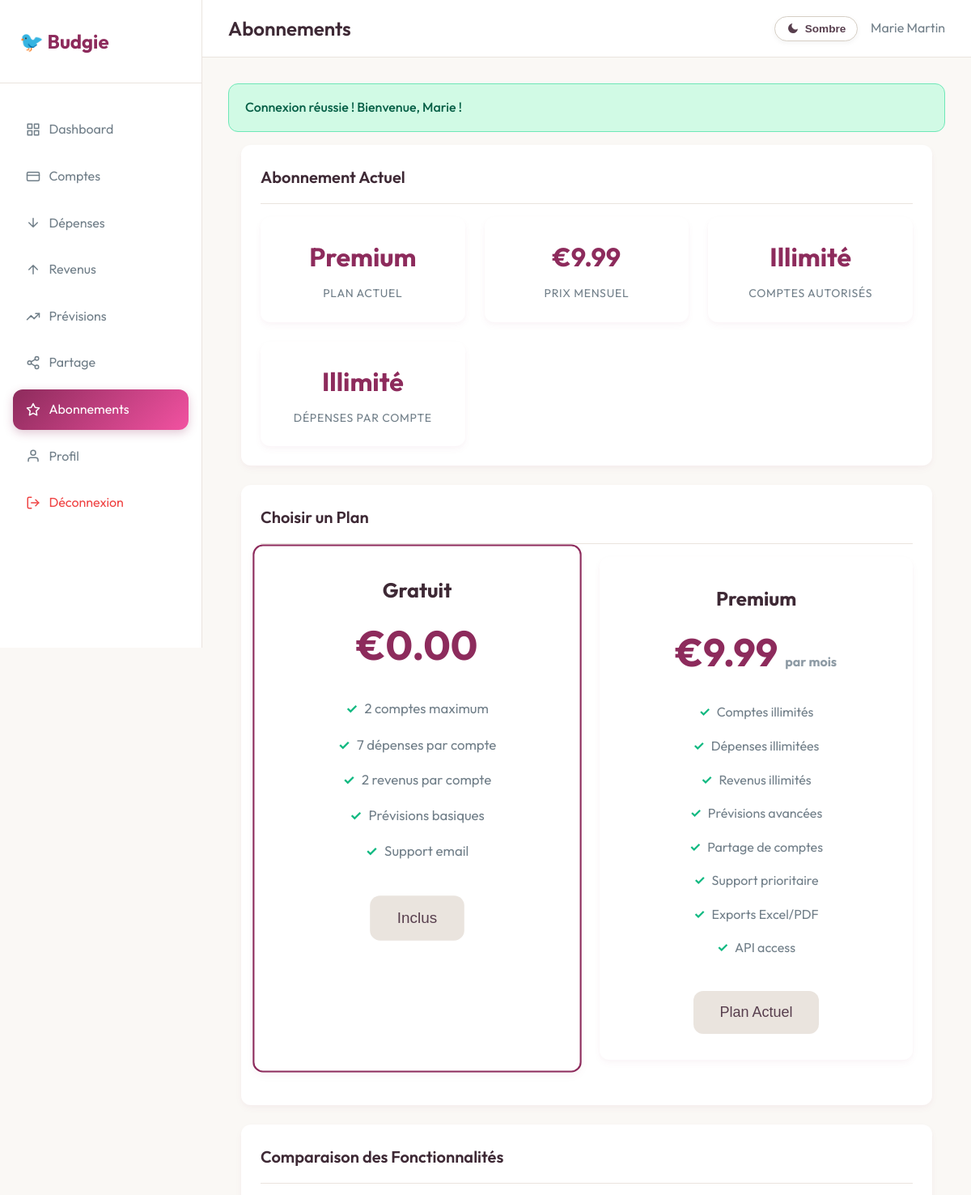
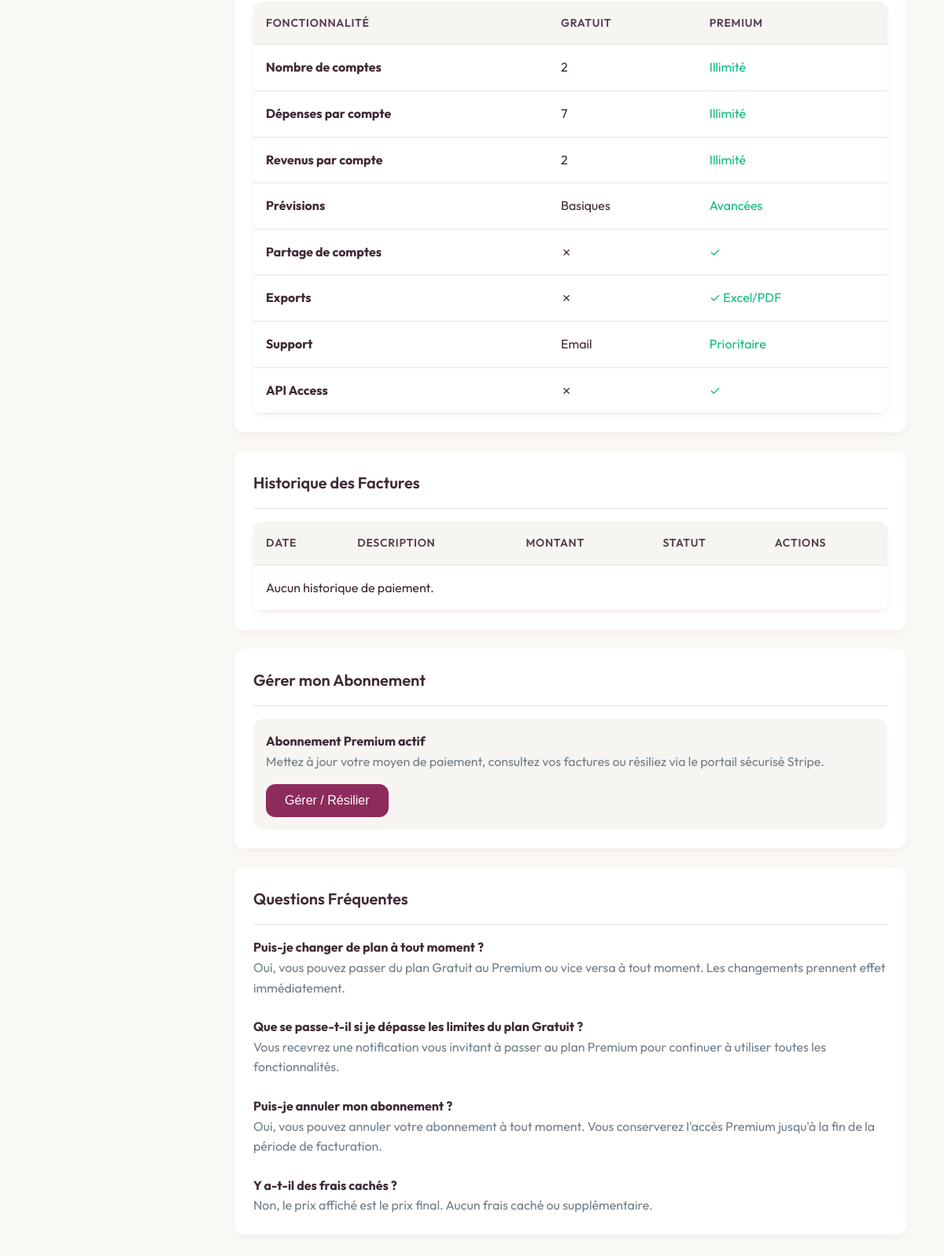
The app's page /public/subscriptions.php (signed in) with its own data (2 pictures, top to bottom).
### tables this page shows
CREATE TABLE users (
    id INT PRIMARY KEY AUTO_INCREMENT,
    first_name VARCHAR(100) NOT NULL,
    last_name VARCHAR(100) NOT NULL,
    email VARCHAR(190) UNIQUE NOT NULL,
    password_hash VARCHAR(255) NOT NULL,
    subscription_type ENUM('free', 'premium') DEFAULT 'free',
    role ENUM('user', 'admin') NOT NULL DEFAULT 'user',
    subscription_start_date DATETIME NULL,
    subscription_end_date DATETIME NULL,
    stripe_customer_id VARCHAR(255) NULL,
    stripe_subscription_id VARCHAR(255) NULL,
    created_at TIMESTAMP DEFAULT CURRENT_TIMESTAMP,
    updated_at TIMESTAMP DEFAULT CURRENT_TIMESTAMP ON UPDATE CURRENT_TIMESTAMP,
    last_login TIMESTAMP NULL,
    status ENUM('active', 'inactive', 'suspended') DEFAULT 'active',
    email_verified_at TIMESTAMP NULL DEFAULT NULL
);

### src/config/database.php (called while the page is built, shortened)
<?php
class Database {
    private string $host;
    private string $port;
    private string $db_name;
    private string $username;
    private string $password;
    private static ?PDO $conn = null;
    public function __construct() {
        $this->host     = defined('DB_HOST') ? DB_HOST : ($_ENV['DB_HOST'] ?? '127.0.0.1');
        $this->port     = defined('DB_PORT') ? DB_PORT : ($_ENV['DB_PORT'] ?? '3306');
        $this->db_name  = defined('DB_NAME') ? DB_NAME : ($_ENV['DB_NAME'] ?? 'budgie_db');
        $this->username = defined('DB_USER') ? DB_USER : ($_ENV['DB_USER'] ?? 'root');
        $this->password = defined('DB_PASS') ? DB_PASS : ($_ENV['DB_PASS'] ?? '');
    }
    public function getConnection(): PDO {
        if (self::$conn !== null) {
            return self::$conn;
        }
        try {
            self::$conn = new PDO(
                "mysql:host={$this->host};port={$this->port};dbname={$this->db_name};charset=utf8mb4",
                $this->username,
                $this->password,
                [
                    PDO::ATTR_ERRMODE            => PDO::ERRMODE_EXCEPTION,
                    PDO::ATTR_DEFAULT_FETCH_MODE => PDO::FETCH_ASSOC,
                    PDO::ATTR_EMULATE_PREPARES   => false,
                    PDO::MYSQL_ATTR_INIT_COMMAND => "SET NAMES utf8mb4",
                ]
            );
        } catch (PDOException $e) {
            error_log("Database connection error: " . $e->getMessage());
            throw new Exception("Database connection failed");
        }
        return self::$conn;
    }
}
function getDB(): PDO {
    static $db = null;
    if ($db === null) {
        $db = new Database();
    }
    return $db->getConnection();
}
function executeQuery(string $sql, array $params = []): PDOStatement {
    try {
        $pdo  = getDB();
        $stmt = $pdo->prepare($sql);
        $stmt->execute($params);
        return $stmt;
    } catch (PDOException $e) {
        error_log("Query execution error: " . $e->getMessage() . " | SQL: " . $sql);
        throw new Exception("Database query failed: " . $e->getMessage());
    }
}
function fetchOne(string $sql, array $params = []) {
    $stmt = executeQuery($sql, $params);
    return $stmt->fetch();
}
?>

### public/subscriptions.php (the view, shortened to what this page needs)
<?php
include SRC_PATH . '/includes/header.php';
$user_info = fetchOne(
    "SELECT subscription_type, subscription_start_date, subscription_end_date FROM users WHERE id = ?",
    [$_SESSION['user_id']]
);
$isPremium    = $user_info['subscription_type'] === 'premium';
$current_subscription = [
    'plan' => ucfirst($user_info['subscription_type']),
    'accounts_limit' => $user_info['subscription_type'] === 'premium' ? 'Illimité' : FREE_ACCOUNTS_LIMIT,
    'expenses_limit' => $user_info['subscription_type'] === 'premium' ? 'Illimité' : FREE_EXPENSES_LIMIT,
    'incomes_limit' => $user_info['subscription_type'] === 'premium' ? 'Illimité' : FREE_INCOMES_LIMIT,
    'next_billing' => $user_info['subscription_end_date'] ? formatDate($user_info['subscription_end_date']) : null,
    'price' => $user_info['subscription_type'] === 'premium' ? 9.99 : 0
];
$payments = fetchAll(
    "SELECT * FROM subscription_payments WHERE user_id = ? ORDER BY payment_date DESC",
    [$_SESSION['user_id']]
);
$subscription_plans = [
    [
        'name' => 'Gratuit',
        'price' => 0,
        'period' => 'Toujours',
        'features' => [
            '2 comptes maximum',
            '7 dépenses par compte',
            '2 revenus par compte',
            'Prévisions basiques',
            'Support email'
        ],
        'current' => !$isPremium,
        'plan_key' => 'free',
        'button_text' => 'Plan Actuel',
        'button_class' => 'btn-secondary'
    ],
    [
        'name' => 'Premium',
        'price' => 9.99,
        'period' => 'par mois',
        'features' => [
            'Comptes illimités',
            'Dépenses illimitées',
            'Revenus illimités',
            'Prévisions avancées',
            'Partage de comptes',
            'Support prioritaire',
            'Exports Excel/PDF',
            'API access'
        ],
        'current' => $isPremium,
        'plan_key' => 'premium',
        'button_text' => 'Passer au Premium',
        'button_class' => 'btn-primary'
    ]
];
?>
<div class="container">
    <div class="card">
        <div class="card-header">
            <h3 class="card-title">Abonnement Actuel</h3>
        </div>
        <div style="display: grid; grid-template-columns: repeat(auto-fit, minmax(200px, 1fr)); gap: 1.5rem;">
            <div class="stat-card">
                <div class="stat-value"><?php echo $current_subscription['plan']; ?></div>
                <div class="stat-label">Plan Actuel</div>
            </div>
            <div class="stat-card">
                <div class="stat-value">€<?php echo number_format($current_subscription['price'], 2); ?></div>
                <div class="stat-label">Prix Mensuel</div>
            </div>
            <div class="stat-card">
                <div class="stat-value"><?php echo $current_subscription['accounts_limit']; ?></div>
                <div class="stat-label">Comptes Autorisés</div>
            </div>
            <div class="stat-card">
                <div class="stat-value"><?php echo $current_subscription['expenses_limit']; ?></div>
                <div class="stat-label">Dépenses par Compte</div>
            </div>
        </div>
    </div>
    <div class="card">
        <div class="card-header">
            <h3 class="card-title">Choisir un Plan</h3>
        </div>
        <div class="plan-grid">
            <?php foreach ($subscription_plans as $plan): ?>
            <div class="plan-card <?php echo $plan['current'] ? '' : 'featured'; ?>">
                <div class="plan-name"><?php echo $plan['name']; ?></div>
                <div class="plan-price">
                    €<?php echo number_format($plan['price'], 2); ?>
                    <?php if ($plan['price'] > 0): ?>
                    <span style="font-size: 1rem; color: var(--gray-500);"><?php echo $plan['period']; ?></span>
                    <?php endif; ?>
                </div>
                <ul class="plan-features">
                    <?php foreach ($plan['features'] as $feature): ?>
                    <li><?php echo $feature; ?></li>
                    <?php endforeach; ?>
                </ul>
                <?php if ($plan['current']): ?>
                    <button class="btn btn-secondary btn-lg" disabled>Plan Actuel</button>
                <?php else: ?>
                    <button class="btn btn-secondary btn-lg" disabled>Inclus</button>
                <?php endif; ?>
            </div>
            <?php endforeach; ?>
        </div>
    </div>
    <div class="card">
        <div class="card-header">
            <h3 class="card-title">Comparaison des Fonctionnalités</h3>
        </div>
        <div class="table-container">
            <table class="table">
                <thead>
                    <tr>
                        <th>Fonctionnalité</th>
                        <th class="text-center">Gratuit</th>
                        <th class="text-center">Premium</th>
                    </tr>
                </thead>
                <tbody>
                    <tr>
                        <td><strong>Nombre de comptes</strong></td>
                        <td class="text-center">2</td>
                        <td class="text-center text-success">Illimité</td>
                    </tr>
                    <tr>
                        <td><strong>Dépenses par compte</strong></td>
                        <td class="text-center">7</td>
                        <td class="text-center text-success">Illimité</td>
                    </tr>
                    <tr>
                        <td><strong>Revenus par compte</strong></td>
                        <td class="text-center">2</td>
                        <td class="text-center text-success">Illimité</td>
                    </tr>
                    <tr>
                        <td><strong>Prévisions</strong></td>
                        <td class="text-center">Basiques</td>
                        <td class="text-center text-success">Avancées</td>
                    </tr>
                    <tr>
                        <td><strong>Partage de comptes</strong></td>
                        <td class="text-center">✗</td>
                        <td class="text-center text-success">✓</td>
                    </tr>
                    <tr>
                        <td><strong>Exports</strong></td>
                        <td class="text-center">✗</td>
                        <td class="text-center text-success">✓ Excel/PDF</td>
                    </tr>
                    <tr>
                        <td><strong>Support</strong></td>
                        <td class="text-center">Email</td>
                        <td class="text-center text-success">Prioritaire</td>
                    </tr>
                    <tr>
                        <td><strong>API Access</strong></td>
                        <td class="text-center">✗</td>
                        <td class="text-center text-success">✓</td>
                    </tr>
                </tbody>
            </table>
        </div>
    </div>
    <div class="card">
        <div class="card-header">
            <h3 class="card-title">Historique des Factures</h3>
        </div>
        <div class="table-container">
            <table class="table">
                <thead>
                    <tr>
                        <th>Date</th>
                        <th>Description</th>
                        <th>Montant</th>
                        <th>Statut</th>
                        <th>Actions</th>
                    </tr>
                </thead>
                <tbody>
                    <?php if (empty($payments)): ?>
                    <tr><td colspan="5" class="text-center">Aucun historique de paiement.</td></tr>
                    <?php endif; ?>
                </tbody>
            </table>
        </div>
    </div>
    <?php if ($isPremium): ?>
    <div class="card">
        <div class="card-header">
            <h3 class="card-title">Gérer mon Abonnement</h3>
        </div>
        <div style="display: flex; justify-content: space-between; align-items: center; gap: 1rem; flex-wrap: wrap; padding: 1rem; background: var(--gray-100); border-radius: var(--border-radius);">
            <div>
                <strong>Abonnement Premium actif</strong>
                <p style="margin: 0; color: var(--gray-600);">Mettez à jour votre moyen de paiement, consultez vos factures ou résiliez via le portail sécurisé Stripe.</p>
            </div>
            <form method="POST" action="actions/customer_portal.php" style="margin:0;">
                <button type="submit" class="btn btn-primary">
                    Gérer / Résilier
                </button>
            </form>
        </div>
    </div>
    <?php endif; ?>
    <div class="card">
        <div class="card-header">
            <h3 class="card-title">Questions Fréquentes</h3>
        </div>
        <div style="display: flex; flex-direction: column; gap: 1.5rem;">
            <div>
                <h4>Puis-je changer de plan à tout moment ?</h4>
                <p style="color: var(--gray-600);">Oui, vous pouvez passer du plan Gratuit au Premium ou vice versa à tout moment. Les changements prennent effet immédiatement.</p>
            </div>
            <div>
                <h4>Que se passe-t-il si je dépasse les limites du plan Gratuit ?</h4>
                <p style="color: var(--gray-600);">Vous recevrez une notification vous invitant à passer au plan Premium pour continuer à utiliser toutes les fonctionnalités.</p>
            </div>
            <div>
                <h4>Puis-je annuler mon abonnement ?</h4>
                <p style="color: var(--gray-600);">Oui, vous pouvez annuler votre abonnement à tout moment. Vous conserverez l'accès Premium jusqu'à la fin de la période de facturation.</p>
            </div>
            <div>
                <h4>Y a-t-il des frais cachés ?</h4>
                <p style="color: var(--gray-600);">Non, le prix affiché est le prix final. Aucun frais caché ou supplémentaire.</p>
            </div>
        </div>
    </div>
</div>
<?php include SRC_PATH . '/includes/footer.php'; ?>

### public/css/style.css (style rules this page uses)
:root { --primary-color: #8d2b5c; --primary-hover: #f252a1; --secondary-color: #BACCD8; --success-color: #10b981; --warning-color: #f59e0b; --danger-color: #ef4444; --light-bg: #FAF8F5; --white: #ffffff; --gray-100: #f7f5f2; --gray-200: #eae4de; --gray-300: #d6cfc5; --gray-400: #BACCD8; --gray-500: #8E9BA5; --gray-600: #717F89; --gray-700: #573E4D; --gray-800: #3E2935; --gray-900: #25121E; --border-radius: 12px; --shadow: 0 4px 10px rgba(141, 43, 92, 0.04), 0 2px 4px rgba(141, 43, 92, 0.02); --shadow-lg: 0 12px 30px rgba(141, 43, 92, 0.08), 0 4px 12px rgba(141, 43, 92, 0.03); --text-muted: var(--gray-500); --gray-50: #fdfcfb; }
* { margin: 0; padding: 0; box-sizing: border-box; }
body { font-family: 'Outfit', -apple-system, BlinkMacSystemFont, 'Segoe UI', Roboto, sans-serif; line-height: 1.6; color: var(--gray-800); background-color: var(--light-bg); }
.container { max-width: 1200px; margin: 0 auto; padding: 0 1rem; }
.card { background: var(--white); border-radius: var(--border-radius); box-shadow: var(--shadow); padding: 1.5rem; margin-bottom: 1.5rem; }
.card-header { display: flex; justify-content: space-between; align-items: center; margin-bottom: 1rem; padding-bottom: 1rem; border-bottom: 1px solid var(--gray-200); }
.card-title { font-size: 1.25rem; font-weight: 600; color: var(--gray-800); }
.stat-card { background: var(--white); border-radius: var(--border-radius); box-shadow: var(--shadow); padding: 1.5rem; text-align: center; }
.stat-value { font-size: 2rem; font-weight: 700; color: var(--primary-color); margin-bottom: 0.5rem; }
.stat-label { color: var(--gray-600); font-size: 0.875rem; text-transform: uppercase; letter-spacing: 0.05em; }
.table-container { background: var(--white); border-radius: var(--border-radius); box-shadow: var(--shadow); overflow: hidden; }
.table { width: 100%; border-collapse: collapse; }
.table th, .table td { padding: 1rem; text-align: left; border-bottom: 1px solid var(--gray-200); }
.table th { background: var(--gray-100); font-weight: 600; color: var(--gray-700); font-size: 0.875rem; text-transform: uppercase; letter-spacing: 0.05em; }
.btn { display: inline-flex; align-items: center; justify-content: center; padding: 0.75rem 1.5rem; border: none; border-radius: var(--border-radius); font-size: 1rem; font-weight: 500; text-decoration: none; cursor: pointer; transition: all 0.2s; gap: 0.5rem; }
.btn-primary { background: var(--primary-color); color: var(--white); }
.btn-secondary { background: var(--gray-200); color: var(--gray-700); }
.btn-lg { padding: 1rem 2rem; font-size: 1.125rem; }
.plan-grid { display: grid; grid-template-columns: repeat(auto-fit, minmax(300px, 1fr)); gap: 2rem; margin-bottom: 2rem; }
.plan-card { background: var(--white); border-radius: var(--border-radius); box-shadow: var(--shadow); padding: 2rem; text-align: center; position: relative; }
.plan-card.featured { border: 2px solid var(--primary-color); transform: scale(1.05); }
.plan-name { font-size: 1.5rem; font-weight: 700; color: var(--gray-800); margin-bottom: 0.5rem; }
.plan-price { font-size: 3rem; font-weight: 700; color: var(--primary-color); margin-bottom: 1rem; }
.plan-features { list-style: none; margin-bottom: 2rem; }
.plan-features li { padding: 0.5rem 0; color: var(--gray-600); }
.plan-features li:before { content: "✓"; color: var(--success-color); font-weight: bold; margin-right: 0.5rem; }
.text-center { text-align: center; }
.text-success { color: var(--success-color); }

### records on screen
users: subscription_type+subscription_end_date "Premium", subscription_type+subscription_end_date "9.99", subscription_type+subscription_end_date "Illimité"

### other values on screen
$page_title "Abonnements"
$_SESSION['user_name'] "Marie Martin"
$gFlashSuccess "Connexion réussie ! Bienvenue, Marie !"
$plan['name'] "Gratuit"
$plan['price'] "0.00"
$feature "2 comptes maximum"
$feature "7 dépenses par compte"
$feature "2 revenus par compte"
$feature "Prévisions basiques"
$feature "Support email"
$plan['name'] "Premium"
$plan['price'] "9.99"
$plan['period'] "par mois"
$feature "Comptes illimités"
$feature "Dépenses illimitées"
